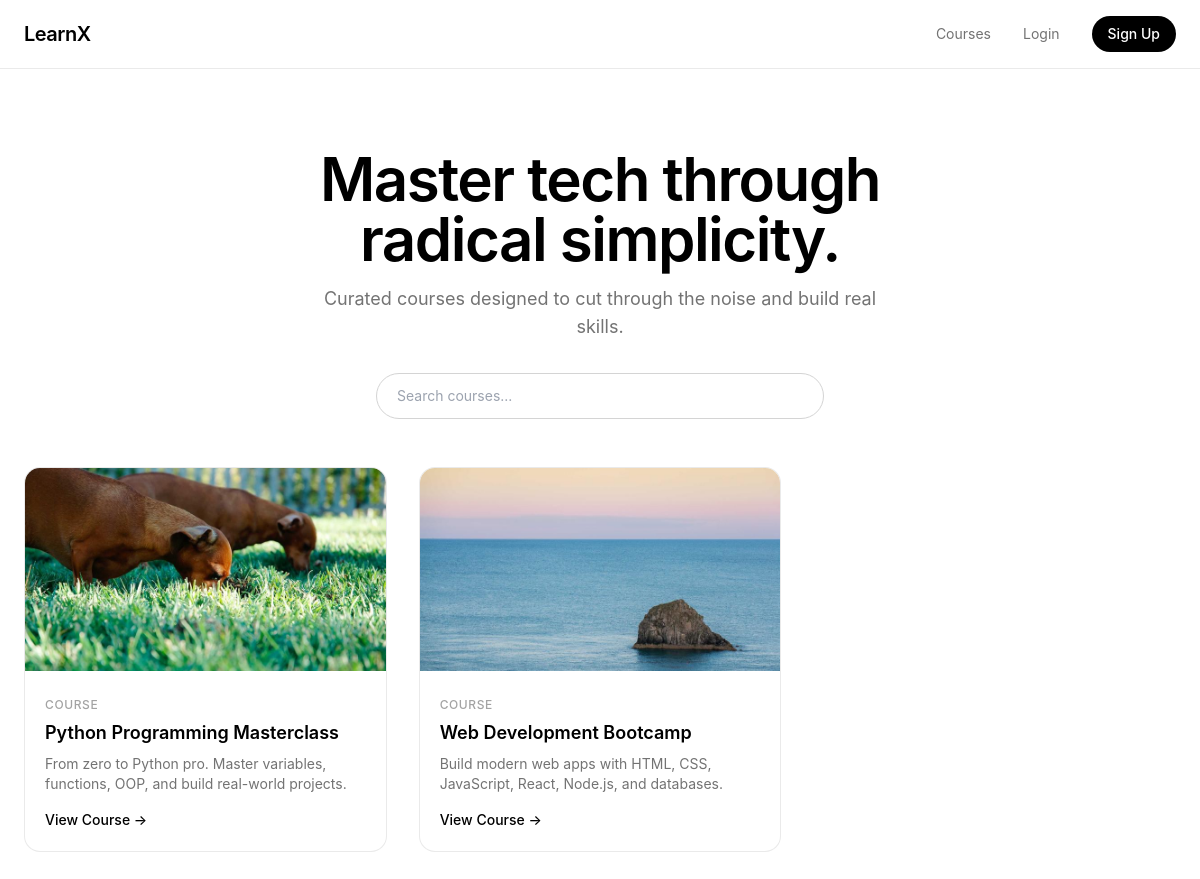
Page /courses/ on the committed database.
### courses/models.py (models this page shows, shortened)
class Course(models.Model):
    title=models.CharField(max_length=50)
    thumbnail=models.ImageField(upload_to="thumbnails/")
    description=models.TextField()
    is_active=models.BooleanField(default=True)
    created_at=models.DateField(auto_now_add=True)

### courses/views.py (the view)
# urls.py: path('', views.course_list_view, name='course-list'),
def course_list_view(request):
    courses = Course.objects.filter(is_active=True)
    enrolled_ids = set()
    if request.user.is_authenticated:
        enrolled_ids = set(Enrollment.objects.filter(
            user=request.user, course__in=courses
        ).values_list('course_id', flat=True))
    return render(request, 'courses/course_list.html', {
        'courses': courses,
        'enrolled_ids': enrolled_ids,
    })

### courses/templates/courses/course_list.html (shortened to what this page needs)
{% extends 'base.html' %}
{% load static %}
{% block content %}
<section class="max-w-7xl mx-auto px-6 pt-20 pb-12 text-center">
    <h1 class="text-5xl md:text-6xl font-semibold tracking-tight text-black leading-tight">
        Master tech through<br>radical simplicity.
    </h1>
    <p class="mt-4 text-lg text-neutral-500 max-w-xl mx-auto">
        Curated courses designed to cut through the noise and build real skills.
    </p>
    <div class="mt-8 max-w-md mx-auto">
        <input type="text"
               name="q"
               placeholder="Search courses..."
               class="w-full px-5 py-3 rounded-full border border-neutral-300 focus:outline-none focus:ring-2 focus:ring-black/10 transition text-sm"
               hx-get="{% url 'course-search' %}"
               hx-target="#course-grid"
               hx-trigger="keyup changed delay:300ms">
    </div>
</section>
<section class="max-w-7xl mx-auto px-6 pb-20">
    <div id="course-grid" class="grid grid-cols-1 md:grid-cols-2 lg:grid-cols-3 gap-8">
        {% for course in courses %}
                    {% include 'courses/partials/course_cards.html' with course=course enrolled_ids=enrolled_ids %}
        {% empty %}
            <p class="col-span-full text-center text-neutral-400 py-20">No courses yet.</p>
        {% endfor %}
    </div>
</section>
{% endblock %}

### courses/templates/courses/partials/course_cards.html (shortened to what this page needs)
<article class="group border border-neutral-200/80 rounded-2xl overflow-hidden hover:shadow-md transition-shadow bg-white">
    <div class="aspect-video bg-neutral-100 overflow-hidden relative">
        {% if course.thumbnail %}
        <img src="{{ course.thumbnail.url }}" alt="{{ course.title }}" class="w-full h-full object-cover group-hover:scale-[1.02] transition-transform duration-500">
        {% endif %}
    </div>
    <div class="p-5">
        <span class="inline-block text-xs font-medium text-neutral-400 uppercase tracking-wider mb-2">Course</span>
        <h3 class="text-lg font-semibold text-black leading-snug">{{ course.title }}</h3>
        <p class="mt-2 text-sm text-neutral-500 line-clamp-2">{{ course.description }}</p>
        <a href="{% url 'course-detail' course.id %}" class="mt-4 inline-flex items-center text-sm font-medium text-black hover:underline underline-offset-4">
            {% if course.id in enrolled_ids %}Continue &rarr;{% else %}View Course &rarr;{% endif %}
        </a>
    </div>
</article>

### courses/templates/base.html (style rules this page uses)
body { font-family: -apple-system, BlinkMacSystemFont, "SF Pro Display", "SF Pro Text", "Helvetica Neue", sans-serif; }

### rows in the picture
Course: thumbnail (picture), title "Python Programming Masterclass", description "From zero to Python pro. Master variables, functions, OOP, and build real-world projects.", shows "View Course →"
Course: thumbnail (picture), title "Web Development Bootcamp", description "Build modern web apps with HTML, CSS, JavaScript, React, Node.js, and databases.", shows "View Course →"
